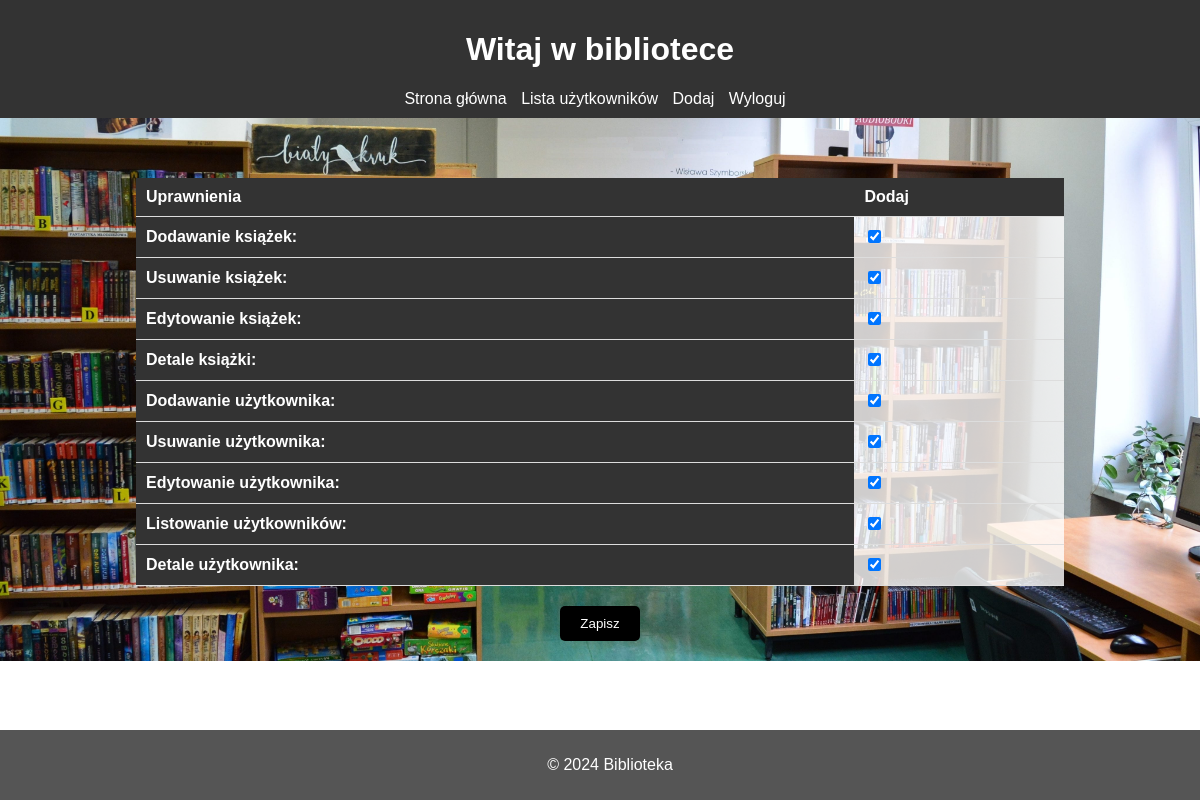
The app's page /permissions/20 (signed in) with its own data.
### uzytkownicy/models.py (models this page shows, shortened)
class Permissions(models.Model):
    User = models.ForeignKey(User, on_delete=models.CASCADE)
    Add_books = models.BooleanField(verbose_name="Dodawanie książek", default=False)
    Delete_books = models.BooleanField(verbose_name="Usuwanie książek", default=False)
    Edit_books = models.BooleanField(verbose_name="Edytowanie książek", default=False)
    Detail_book = models.BooleanField(verbose_name="Detale książki", default=False)
    Add_user = models.BooleanField(verbose_name="Dodawanie użytkownika", default=False)
    Delete_user = models.BooleanField(verbose_name="Usuwanie użytkownika", default=False)
    Edit_user = models.BooleanField(verbose_name="Edytowanie użytkownika", default=False)
    List_user = models.BooleanField(verbose_name="Listowanie użytkowników", default=False)
    Detail_user = models.BooleanField(verbose_name="Detale użytkownika", default=False)

### uzytkownicy/views.py (the view)
# urls.py: path('permissions/<int:pk>', views.permissions, name='permissions'),
def permissions(request, pk):
    permission = Permissions.objects.get(User=User.objects.get(id=pk))
    form = UpdatePermissions(instance=permission)
    if request.method == "POST":
        form = UpdatePermissions(request.POST, instance=permission)
        if form.is_valid():
            form.save()
            return redirect('users')
    return render(request, 'permissionsUser.html', {'form': form})

### uzytkownicy/forms.py
class UpdatePermissions(forms.ModelForm):
    class Meta:
        model = Permissions
        fields = ["Add_books",
                "Delete_books",
                "Edit_books",
                "Detail_book",
                "Add_user",
                "Delete_user",
                "Edit_user",
                "List_user",
                "Detail_user"]

### uzytkownicy/templates/permissionsUser.html (shortened to what this page needs)
{% load static %}
<!DOCTYPE html>
<html lang="en">
<head>
</head>
<body>
    <header>
        <h1>Witaj w bibliotece</h1>
        <nav>
            <ul>
                <li><a href="{% url 'home' %}">Strona główna</a></li>
                <li><a href="{% url 'users' %}">Lista użytkowników</a></li>
                <li><a href="{% url 'addUser' %}">Dodaj</a></li>
                {% if user.is_authenticated %}
                <li><a href="{% url 'logout' %}">Wyloguj</a></li>
            {% else %}
                <li><a href="{% url 'login' %}">Zaloguj</a></li>
                <li><a href="{% url 'register' %}">Zarejestruj</a></li>
            {% endif %}
            </ul>
        </nav>
    </header>
    <main>
        <table border="1">
                <form method="POST" action="">
                    <thead>
                        <table>
                        <tr>
                          <th>Uprawnienia</th>
                          <th>Dodaj </th>
                        </tr>
                    {{ form.as_table }}
                </table>
                    <input type="submit" value="Zapisz">
                    </form>
    </main>
    <footer>
        <p>&copy; 2024 Biblioteka</p>
    </footer>
</body>
</html>

### records on screen
Permissions: Add_books "☑", Delete_books "☑", Edit_books "☑", Detail_book "☑", Add_user "☑", Delete_user "☑", Edit_user "☑", List_user "☑", Detail_user "☑"
